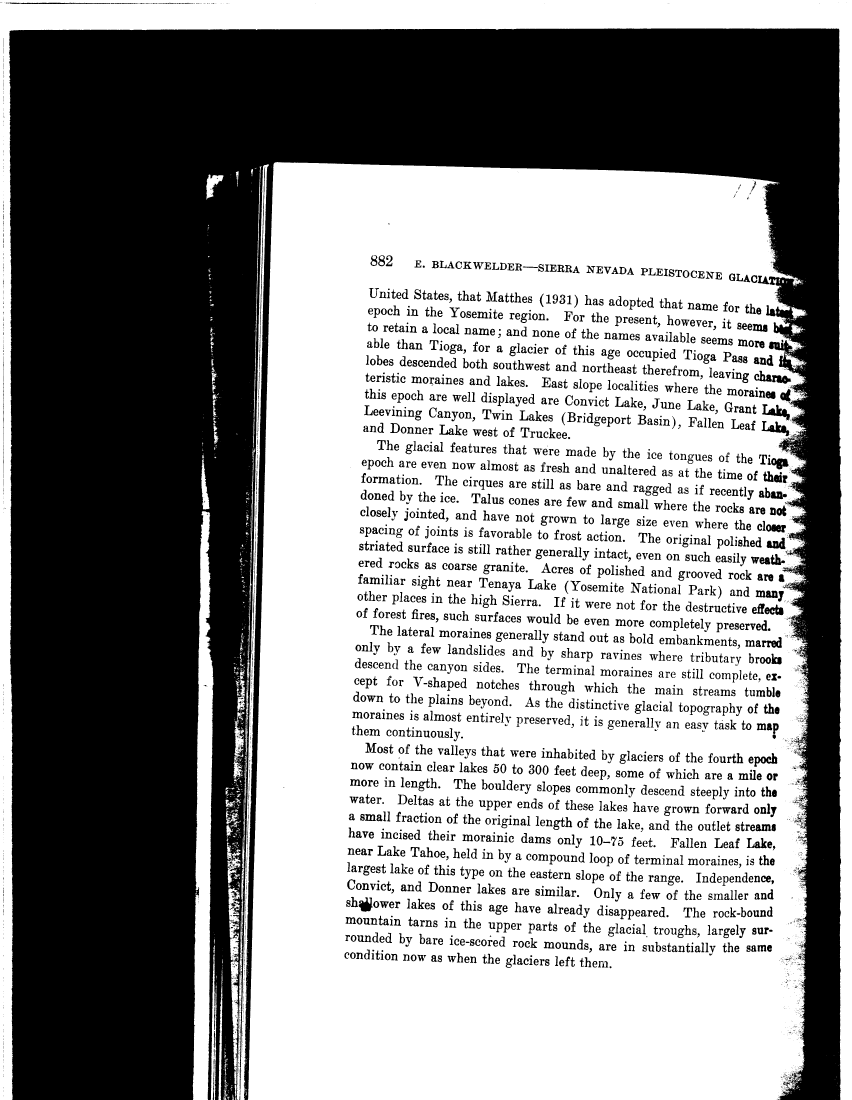
#> input picture tools/samples/1170_019.4B.tif, 3408 x 4400 px (shown at 1/4 size)
$ python view_preprocessing.py ../samples/1170_019.4B.tif   (older library calls are emulated)
#> lines starting #> are read from the running program, lines starting #| are printed output that depends on the picture; after the words box and inside, x2 and y2 are one past the last pixel; in counts of white or black regions, pixels touching at a corner belong together
### docrec/image/processing/morphology.py
# Adapted from http://stackoverflow.com/questions/23506105/extracting-text-opencv
import cv2
from skimage import morphology, measure
import numpy as np
import matplotlib.pyplot as plt

def remove_lines(img, x_factor=0.3, max_lines=50, threshold=0.45):
    ''' Remove vertical and horizontal lines from strips. '''
#> called with x_factor = 0.3, max_lines = 50, threshold = 0.45

    # Dimensions
    h, w = img.shape

    # Resulting image
    res = img.copy()

    # Threshold
    th, bw = cv2.threshold(img, 0, 255, cv2.THRESH_BINARY + cv2.THRESH_OTSU)
#> th = 0
    inv_bw = 255 - bw
#> inv_bw: shape (4400, 3408); 44.6% white; 2846 white regions (219 under 20 px), largest, box (x1, y1, x2, y2) and area: (37, 114, 3366, 4400) 5972283, (3017, 1483, 3163, 1535) 3075, (3049, 1617, 3160, 1680) 2743

    # Detect vertical markers
    dy = int(h /max_lines)
    v_kernel = cv2.getStructuringElement(cv2.MORPH_RECT, (1, dy))
    v_lines_markers = cv2.morphologyEx(inv_bw, cv2.MORPH_OPEN, v_kernel)
#> v_lines_markers: shape (4400, 3408); 39.1% white; 13 white regions, largest, box (x1, y1, x2, y2) and area: (39, 115, 3361, 4400) 5849514, (3135, 1111, 3175, 1364) 5140, (939, 3125, 944, 3242) 569

    # Detect horizontal markers
    dx = int(x_factor * w)
    h_kernel = cv2.getStructuringElement(cv2.MORPH_RECT, (dx, 1))
    h_lines_markers = cv2.morphologyEx(inv_bw, cv2.MORPH_OPEN, h_kernel)
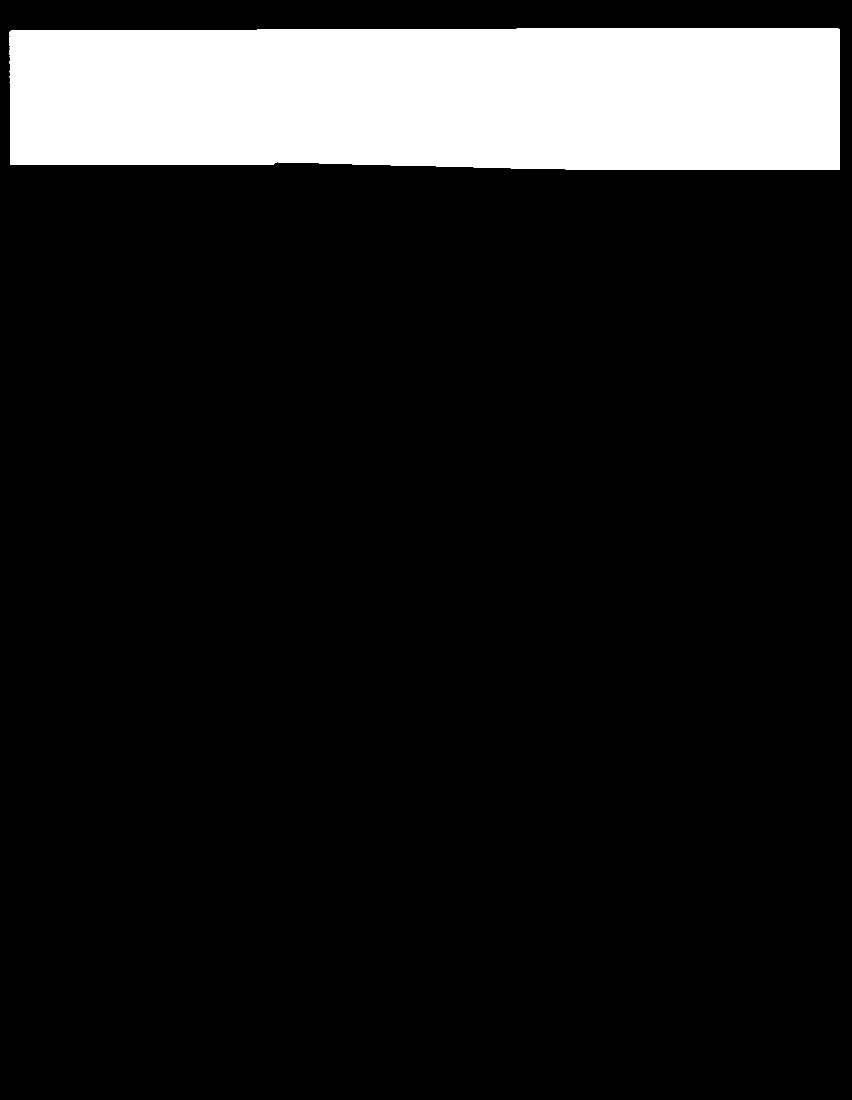
#> h_lines_markers: shape (4400, 3408) (shown at 1/4 size); 12.2% white; 1 white region, box (x1, y1, x2, y2) and area: (38, 115, 3360, 678) 1822280

    # Removing process
    mask = cv2.bitwise_or(v_lines_markers, h_lines_markers).astype(np.bool)
#> mask: shape (4400, 3408) bool; 39.1% white; 13 white regions, largest, box (x1, y1, x2, y2) and area: (38, 115, 3361, 4400) 5851426, (3135, 1111, 3175, 1364) 5140, (939, 3125, 944, 3242) 569
    n_labels, labels = cv2.connectedComponents(inv_bw)
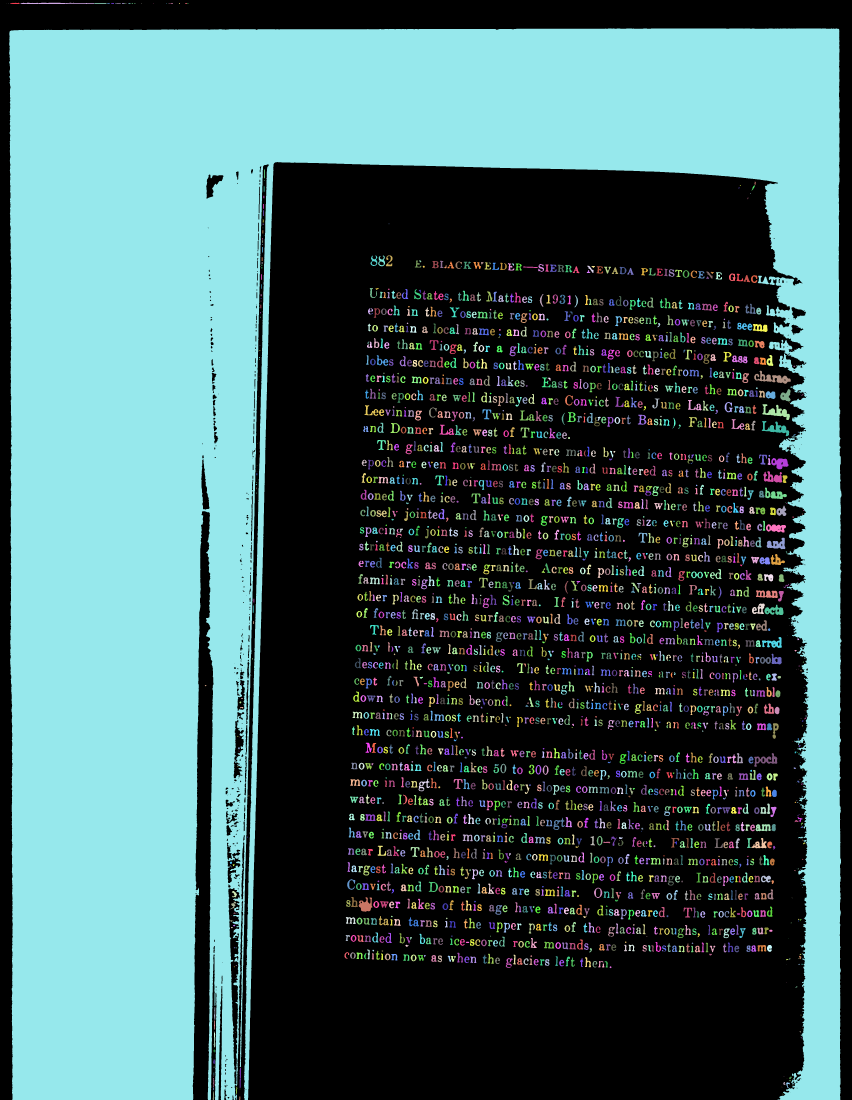
#> labels: shape (4400, 3408) int32 (shown at 1/4 size); 2847 distinct labels, from 0 to 2846; one colour per label, 0 black
#> n_labels = 2847
    lines_labels = np.unique(labels[mask])
#> lines_labels = [0, 29]
    for label in lines_labels:
        res[labels == label] = 255
#> this loop made 2 passes
#> label on pass 2: 29
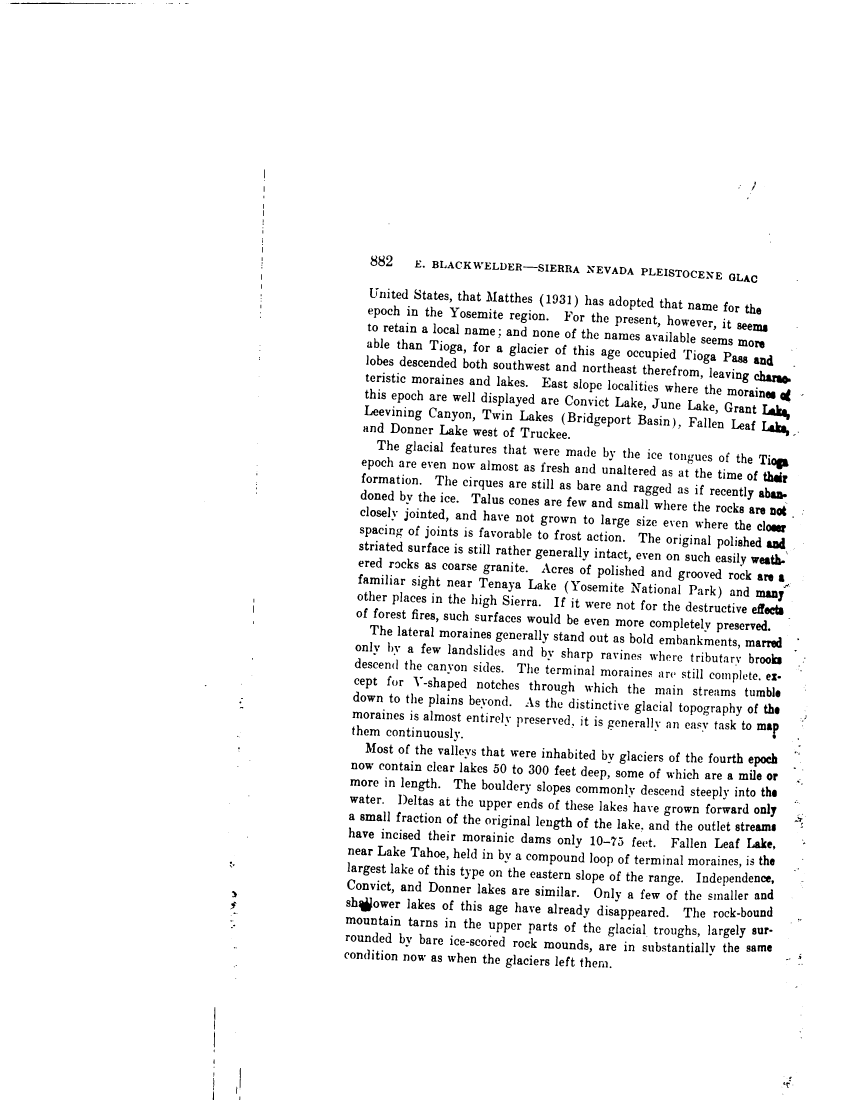
#> res: shape (4400, 3408) (shown at 1/4 size); 95.2% white; 2845 black regions (219 under 20 px), largest, box (x1, y1, x2, y2) and area: (3017, 1483, 3163, 1535) 3075, (3049, 1617, 3160, 1680) 2743, (3047, 1684, 3157, 1745) 2520

    return res

### tools/viewing/view_preprocessing.py
import sys
sys.path.append('../')

import matplotlib.pyplot as plt
import matplotlib.patches as patches
import cv2
import numpy as np
from docrec.image.processing.morphology import remove_lines

k = 0.0393700787401575
R = 400 * k

fig = plt.figure(figsize=(12, 12), dpi=300)
ax = fig.add_subplot(111)

# Open test image
assert len(sys.argv) > 1

# Open as graysacle
img = cv2.imread(sys.argv[1], 0)

# Remove noise
img = cv2.medianBlur(img, 5, 5)

# Remove lines
img = remove_lines(img)

ax.imshow(img, cmap=plt.get_cmap('gray'))
ax.axis('off')
plt.show()
